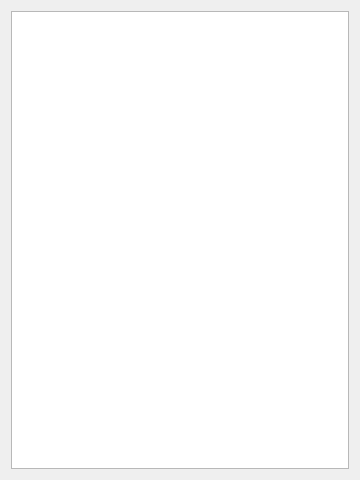
<?xml version="1.0" encoding="UTF-8"?>
<ui version="4.0">
 <class>UnTech::GuiQt::ProjectSettings::ProjectSettingsPropertiesWidget</class>
 <widget class="QWidget" name="UnTech::GuiQt::ProjectSettings::ProjectSettingsPropertiesWidget">
  <property name="geometry">
   <rect>
    <x>0</x>
    <y>0</y>
    <width>360</width>
    <height>480</height>
   </rect>
  </property>
  <layout class="QVBoxLayout" name="verticalLayout">
   <item>
    <widget class="PropertyListView" name="propertyView"/>
   </item>
  </layout>
 </widget>
 <customwidgets>
  <customwidget>
   <class>PropertyListView</class>
   <extends>QTreeView</extends>
   <header>gui-qt/common/properties/propertylistview.h</header>
  </customwidget>
 </customwidgets>
 <resources/>
 <connections/>
</ui>
